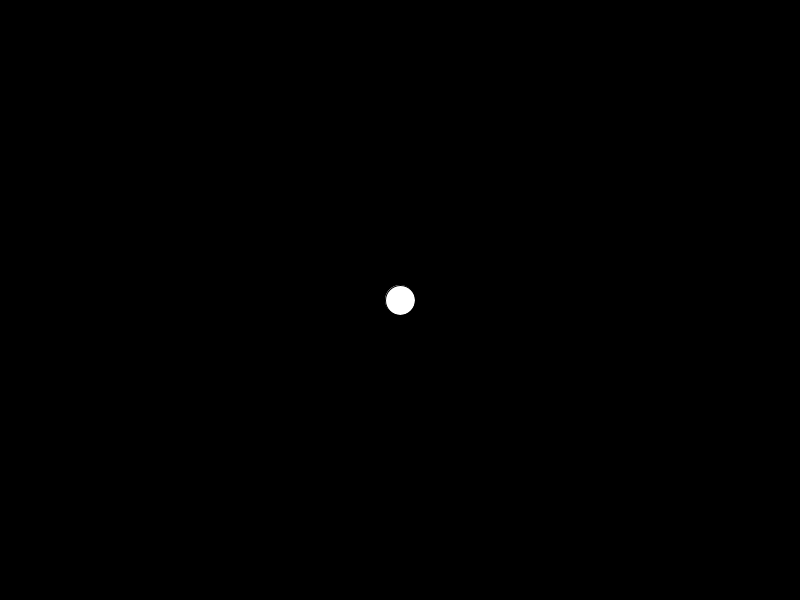
Frame 1 (no input)
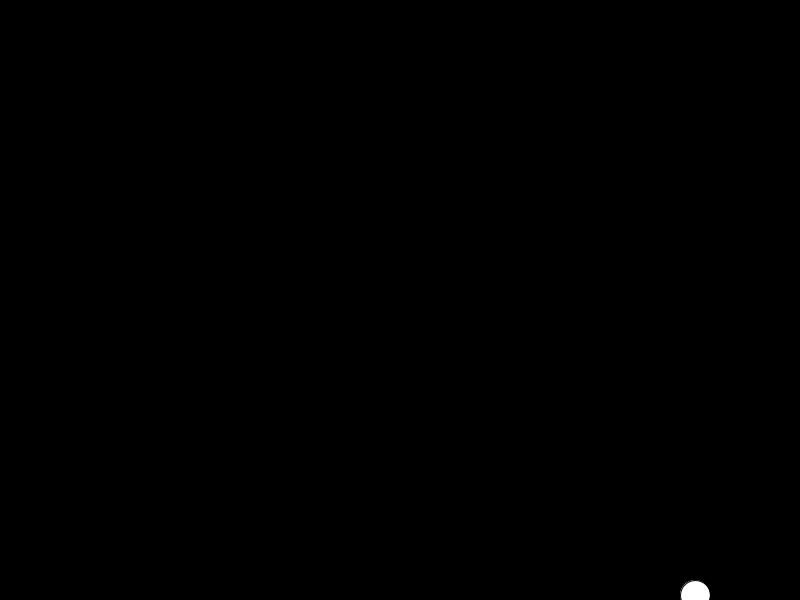
Frame 60 (the mouse pressed at the canvas centre just before this capture)
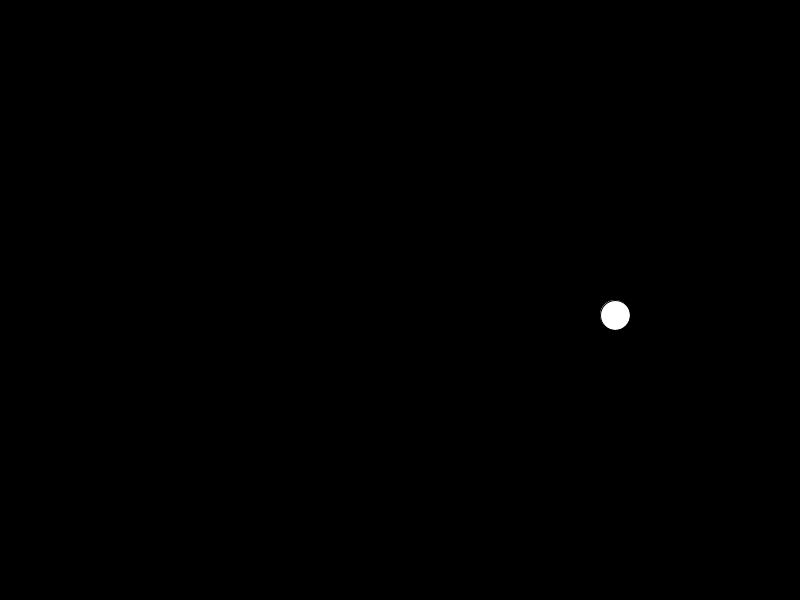
Frame 120 (the mouse held since frame 60 and released just before this capture)

The Processing sketch that drew these frames (run headless with seeded random() and noise(); from frame 60 on, the mouse is pressed at the canvas centre):

// Processing sketch: pong
// ── pong.pde
int ballX, ballY;
int ballSpeedX, ballSpeedY;
int speed = 5;

void setup()
{
  size(800, 600);
  ballX = width/2;
  ballY = height/2;
  ballSpeedX = speed;
  ballSpeedY = speed;
}

void draw()
{
  background(0);
  fill(255);
  ellipse(ballX, ballY, 30, 30);
  
  ballX = ballSpeedX + ballX;
  ballY = ballSpeedY + ballY;
  
  if(ballX < 0) { // LEFT
    ballSpeedX = -ballSpeedX;
  }
  if(ballY < 0) { // TOP
    ballSpeedY = -ballSpeedY;
  }
  if(ballX > width) { // RIGHT
    ballSpeedX = -ballSpeedX;
  }
  if(ballY > height) { // BOTTOM
    ballSpeedY = -ballSpeedY;
  }
}
